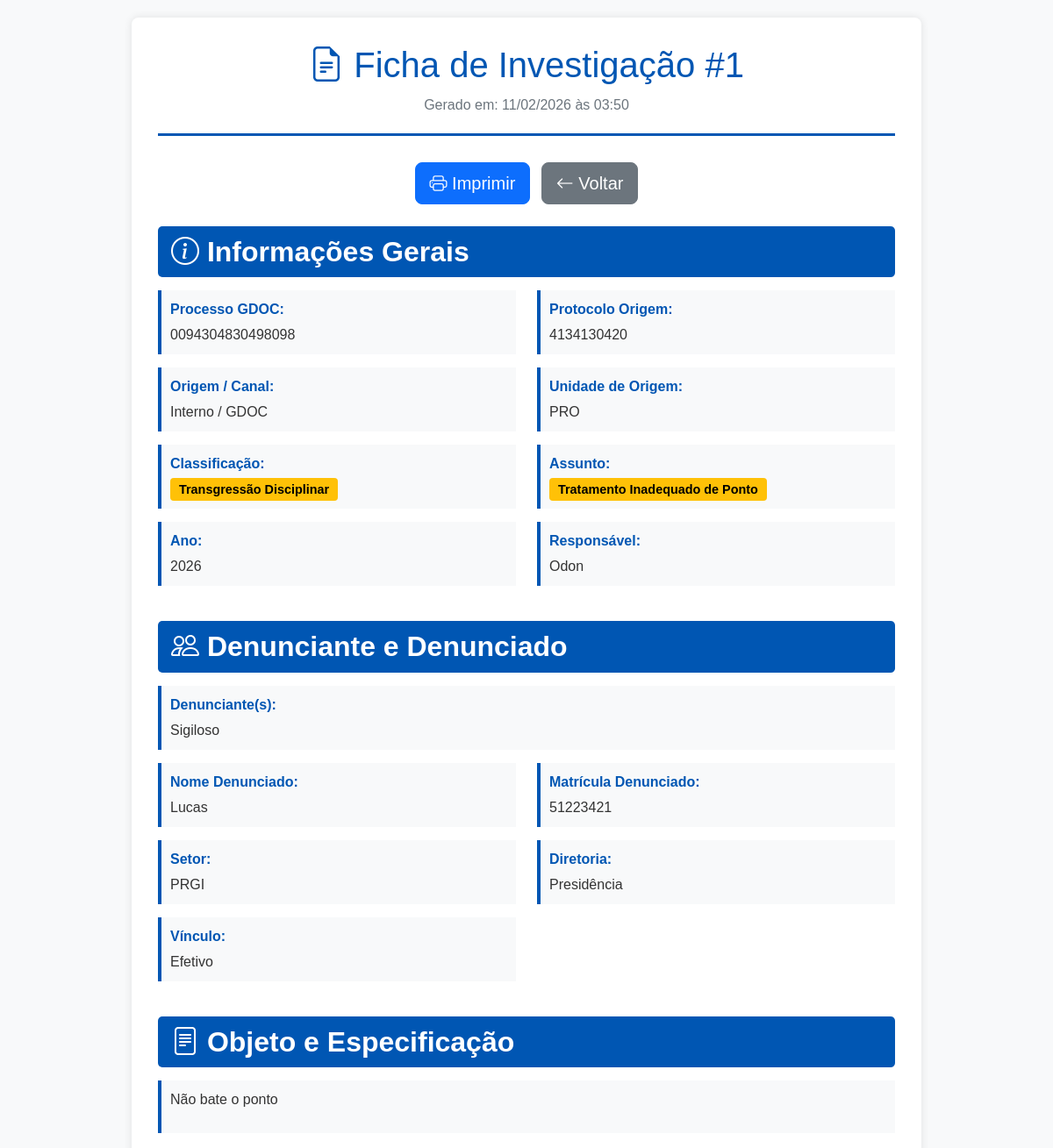
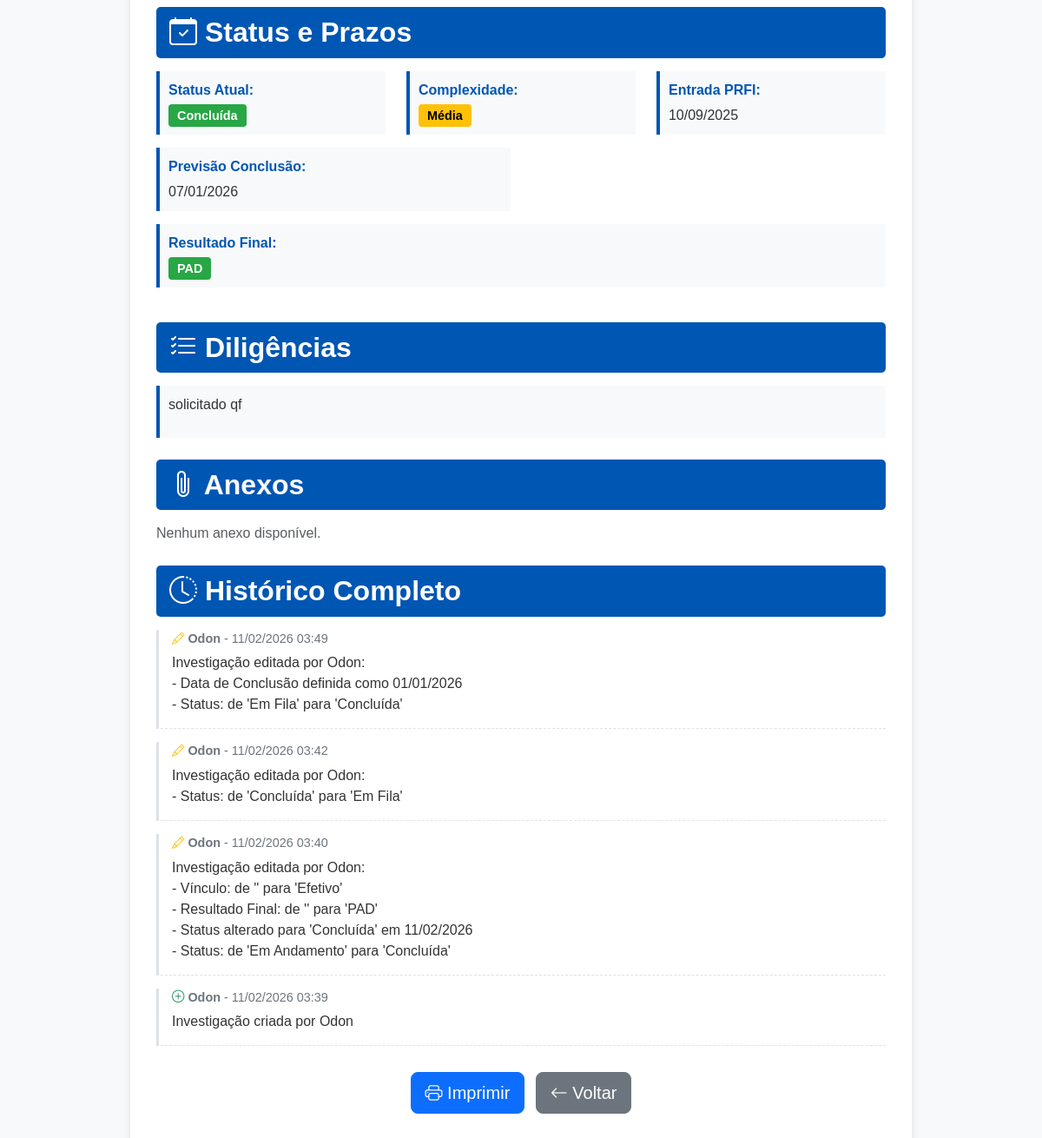
Page /investigacoes/1/imprimir (signed in) on the committed database (2 pictures, top to bottom).
### models.py (models this page shows, shortened)
class Investigacao(db.Model):
    __tablename__ = 'investigacoes'
    id = db.Column(db.Integer, primary_key=True)
    responsavel = db.Column(db.String(100), nullable=False)
    origem = db.Column(db.String(50))
    canal = db.Column(db.String(50))
    protocolo_origem = db.Column(db.String(100))
    admitida_ou_inadmitida = db.Column(db.String(20))
    unidade_origem = db.Column(db.String(100))
    classificacao = db.Column(db.String(100))
    assunto = db.Column(db.String(200))
    processo_gdoc = db.Column(db.String(100))
    ano = db.Column(db.Integer)
    denunciante = db.Column(db.String(200))
    matricula_denunciado = db.Column(db.String(50))
    nome_denunciado = db.Column(db.String(200))
    setor = db.Column(db.String(100))
    diretoria = db.Column(db.String(100))
    vinculo = db.Column(db.String(50))
    objeto_especificacao = db.Column(db.Text)
    diligencias = db.Column(db.Text)
    complexidade = db.Column(db.String(20))
    entrada_prfi = db.Column(db.Date)
    portaria_instauracao = db.Column(db.String(100))
    distribuicao_prfip = db.Column(db.Date)
    distribuicao_prfir = db.Column(db.Date)
    previsao_conclusao = db.Column(db.Date)
    data_conclusao = db.Column(db.Date, nullable=True)  # ✅ NOVO CAMPO ADICIONADO!
    status = db.Column(db.String(50), default='Em Andamento')
    resultado_final = db.Column(db.String(200))
    justificativa = db.Column(db.Text)
    envio_prfi = db.Column(db.Date)
    envio_prf = db.Column(db.Date)
    criado_em = db.Column(db.DateTime, default=datetime.utcnow)
    atualizado_em = db.Column(db.DateTime, default=datetime.utcnow, onupdate=datetime.utcnow)
    historico = db.relationship('HistoricoDiligencia', backref='investigacao', lazy=True, cascade='all, delete-orphan')
    @property
    def dias_restantes(self):
        if self.status == 'Concluída':
            return None  # ✅ NÃO CALCULA PRAZO PARA CONCLUÍDAS!
        if self.previsao_conclusao:
            delta = self.previsao_conclusao - datetime.now().date()
            return delta.days
        return None

class HistoricoDiligencia(db.Model):
    __tablename__ = 'historico_diligencias'
    id = db.Column(db.Integer, primary_key=True)
    investigacao_id = db.Column(db.Integer, db.ForeignKey('investigacoes.id'), nullable=False)
    data = db.Column(db.DateTime, default=datetime.utcnow)
    usuario = db.Column(db.String(100))
    descricao = db.Column(db.Text, nullable=False)
    tipo = db.Column(db.String(50))  # 'diligencia', 'edicao', 'status'

### app.py (the view)
@app.route('/investigacoes/<int:id>/imprimir')
def imprimir_investigacao(id):
    if 'usuario' not in session:
        flash('Você precisa fazer login primeiro!', 'warning')
        return redirect(url_for('login'))
    investigacao = Investigacao.query.get_or_404(id)
    historico = HistoricoDiligencia.query.filter_by(investigacao_id=id).order_by(HistoricoDiligencia.data.desc()).all()
    anexos = Anexo.query.filter_by(investigacao_id=id).order_by(Anexo.data_upload.desc()).all()
    dias_restantes = None
    esta_atrasado = False
    if investigacao.previsao_conclusao and investigacao.status == 'Em Andamento':
        hoje = datetime.now().date()
        dias_restantes = (investigacao.previsao_conclusao - hoje).days
        esta_atrasado = dias_restantes < 0
    return render_template('imprimir_investigacao.html',
                           investigacao=investigacao,
                           historico=historico,
                           anexos=anexos,
                           dias_restantes=dias_restantes,
                           esta_atrasado=esta_atrasado,
                           datetime=datetime)

### templates/imprimir_investigacao.html (shortened to what this page needs)
<!DOCTYPE html>
<html lang="pt-br">
<head>
    <link href="https://cdn.jsdelivr.net/npm/bootstrap@5.3.2/dist/css/bootstrap.min.css" rel="stylesheet">
    <link rel="stylesheet" href="https://cdn.jsdelivr.net/npm/bootstrap-icons@1.11.3/font/bootstrap-icons.min.css">
</head>
<body>
    <div class="container-print">
        <div class="header-print">
            <h1><i class="bi bi-file-earmark-text"></i> Ficha de Investigação #{{ investigacao.id }}</h1>
            <p>Gerado em: {{ datetime.now().strftime('%d/%m/%Y às %H:%M') }}</p>
        </div>
        <div class="text-center no-print btn-print">
            <button onclick="window.print()" class="btn btn-primary btn-lg me-2">
                <i class="bi bi-printer"></i> Imprimir
            </button>
            <a href="{{ url_for('detalhes', id=investigacao.id) }}" class="btn btn-secondary btn-lg">
                <i class="bi bi-arrow-left"></i> Voltar
            </a>
        </div>
        <h2 class="section-title"><i class="bi bi-info-circle"></i> Informações Gerais</h2>
        <div class="row">
            <div class="col-md-6">
                <div class="info-row">
                    <strong>Processo GDOC:</strong>
                    {{ investigacao.processo_gdoc or '-' }}
                </div>
            </div>
            <div class="col-md-6">
                <div class="info-row">
                    <strong>Protocolo Origem:</strong>
                    {{ investigacao.protocolo_origem or '-' }}
                </div>
            </div>
            <div class="col-md-6">
                <div class="info-row">
                    <strong>Origem / Canal:</strong>
                    {{ investigacao.origem or '-' }} / {{ investigacao.canal or '-' }}
                </div>
            </div>
            <div class="col-md-6">
                <div class="info-row">
                    <strong>Unidade de Origem:</strong>
                    {{ investigacao.unidade_origem or '-' }}
                </div>
            </div>
            <div class="col-md-6">
                <div class="info-row">
                    <strong>Classificação:</strong>
                    <span class="badge-custom badge-em-andamento">{{ investigacao.classificacao or '-' }}</span>
                </div>
            </div>
            <div class="col-md-6">
                <div class="info-row">
                    <strong>Assunto:</strong>
                    <span class="badge-custom badge-em-andamento">{{ investigacao.assunto or '-' }}</span>
                </div>
            </div>
            <div class="col-md-6">
                <div class="info-row">
                    <strong>Ano:</strong>
                    {{ investigacao.ano or '-' }}
                </div>
            </div>
            <div class="col-md-6">
                <div class="info-row">
                    <strong>Responsável:</strong>
                    {{ investigacao.responsavel or '-' }}
                </div>
            </div>
        </div>
        <h2 class="section-title"><i class="bi bi-people"></i> Denunciante e Denunciado</h2>
        <div class="row">
            <div class="col-12">
                <div class="info-row">
                    <strong>Denunciante(s):</strong>
                    {{ investigacao.denunciante or '-' }}
                </div>
            </div>
            <div class="col-md-6">
                <div class="info-row">
                    <strong>Nome Denunciado:</strong>
                    {{ investigacao.nome_denunciado or '-' }}
                </div>
            </div>
            <div class="col-md-6">
                <div class="info-row">
                    <strong>Matrícula Denunciado:</strong>
                    {{ investigacao.matricula_denunciado or '-' }}
                </div>
            </div>
            <div class="col-md-6">
                <div class="info-row">
                    <strong>Setor:</strong>
                    {{ investigacao.setor or '-' }}
                </div>
            </div>
            <div class="col-md-6">
                <div class="info-row">
                    <strong>Diretoria:</strong>
                    {{ investigacao.diretoria or '-' }}
                </div>
            </div>
            <div class="col-md-6">
                <div class="info-row">
                    <strong>Vínculo:</strong>
                    {{ investigacao.vinculo or '-' }}
                </div>
            </div>
        </div>
        <h2 class="section-title"><i class="bi bi-file-text"></i> Objeto e Especificação</h2>
        <div class="info-row">
            <p style="white-space: pre-line;">{{ investigacao.objeto_especificacao or 'Não informado.' }}</p>
        </div>
        <h2 class="section-title"><i class="bi bi-calendar-check"></i> Status e Prazos</h2>
        <div class="row">
            <div class="col-md-4">
                <div class="info-row">
                    <strong>Status Atual:</strong>
                    {% if investigacao.status == 'Em Andamento' %}
                        <span class="badge-custom badge-em-andamento">{{ investigacao.status }}</span>
                    {% elif investigacao.status == 'Concluída' %}
                        <span class="badge-custom badge-concluida">{{ investigacao.status }}</span>
                    {% elif investigacao.status == 'Arquivada' %}
                        <span class="badge-custom badge-arquivada">{{ investigacao.status }}</span>
                    {% else %}
                        <span class="badge-custom">{{ investigacao.status or '-' }}</span>
                    {% endif %}
                </div>
            </div>
            <div class="col-md-4">
                <div class="info-row">
                    <strong>Complexidade:</strong>
                    {% if investigacao.complexidade == 'Baixa' %}
                        <span class="badge-custom badge-baixa">{{ investigacao.complexidade }}</span>
                    {% elif investigacao.complexidade == 'Média' %}
                        <span class="badge-custom badge-media">{{ investigacao.complexidade }}</span>
                    {% elif investigacao.complexidade == 'Alta' %}
                        <span class="badge-custom badge-alta">{{ investigacao.complexidade }}</span>
                    {% else %}
                        <span class="badge-custom">{{ investigacao.complexidade or '-' }}</span>
                    {% endif %}
                </div>
            </div>
            <div class="col-md-4">
                <div class="info-row">
                    <strong>Entrada PRFI:</strong>
                    {{ investigacao.entrada_prfi.strftime('%d/%m/%Y') if investigacao.entrada_prfi else '-' }}
                </div>
            </div>
            <div class="col-md-6">
                <div class="info-row">
                    <strong>Previsão Conclusão:</strong>
                    {{ investigacao.previsao_conclusao.strftime('%d/%m/%Y') if investigacao.previsao_conclusao else '-' }}
                </div>
            </div>
            {% if investigacao.resultado_final %}
            <div class="col-12">
                <div class="info-row">
                    <strong>Resultado Final:</strong>
                    <span class="badge-custom badge-concluida">{{ investigacao.resultado_final }}</span>
                </div>
            </div>
            {% endif %}
        </div>
        <h2 class="section-title"><i class="bi bi-list-check"></i> Diligências</h2>
        {% if investigacao.diligencias %}
            <div class="info-row">
                <p style="white-space: pre-line;">{{ investigacao.diligencias }}</p>
            </div>
        {% else %}
            <p class="text-muted">Nenhuma diligência registrada.</p>
        {% endif %}
        <h2 class="section-title"><i class="bi bi-paperclip"></i> Anexos</h2>
        {% if anexos %}
            {% for anexo in anexos %}
            <div class="anexo-item">
                <i class="bi bi-file-earmark"></i>
                <strong>{{ anexo.nome_arquivo }}</strong>
                <small class="text-muted">
                    ({{ (anexo.tamanho_bytes / 1024)|round(2) }} KB) -
                    Upload por {{ anexo.usuario_upload or 'Sistema' }} em {{ anexo.data_upload.strftime('%d/%m/%Y %H:%M') }}
                </small>
            </div>
            {% endfor %}
        {% else %}
            <p class="text-muted">Nenhum anexo disponível.</p>
        {% endif %}
        <h2 class="section-title"><i class="bi bi-clock-history"></i> Histórico Completo</h2>
        {% if historico %}
            {% for item in historico %}
            <div class="historico-item">
                <div class="data-usuario">
                    <strong>
                        {% if item.tipo == 'criacao' %}
                            <i class="bi bi-plus-circle text-success"></i>
                        {% elif item.tipo == 'edicao' %}
                            <i class="bi bi-pencil text-warning"></i>
                        {% elif item.tipo == 'diligencia' %}
                            <i class="bi bi-clipboard-check text-info"></i>
                        {% else %}
                            <i class="bi bi-info-circle text-secondary"></i>
                        {% endif %}
                        {{ item.usuario or 'Sistema' }}
                    </strong>
                    -
                    {{ item.data.strftime('%d/%m/%Y %H:%M') if item.data else '-' }}
                </div>
                <div class="descricao">{{ item.descricao }}</div>
            </div>
            {% endfor %}
        {% else %}
            <p class="text-muted">Nenhum histórico registrado.</p>
        {% endif %}
        <div class="text-center no-print btn-print">
            <button onclick="window.print()" class="btn btn-primary btn-lg me-2">
                <i class="bi bi-printer"></i> Imprimir
            </button>
            <a href="{{ url_for('detalhes', id=investigacao.id) }}" class="btn btn-secondary btn-lg">
                <i class="bi bi-arrow-left"></i> Voltar
            </a>
        </div>
    </div>
</body>
</html>

### templates/imprimir_investigacao.html (style rules this page uses)
body { font-family: 'Arial', sans-serif; margin: 20px; color: #333; background-color: #f8f9fa; }
.container-print { max-width: 900px; margin: 0 auto; padding: 30px; background-color: #fff; box-shadow: 0 0 10px rgba(0,0,0,0.1); border-radius: 8px; }
.header-print { text-align: center; border-bottom: 3px solid #0056b3; padding-bottom: 20px; margin-bottom: 30px; }
.header-print h1 { color: #0056b3; margin-bottom: 10px; }
.header-print p { color: #6c757d; margin: 0; }
.section-title { background-color: #0056b3; color: white; padding: 10px 15px; margin-top: 25px; margin-bottom: 15px; border-radius: 5px; font-weight: bold; }
.info-row { margin-bottom: 15px; padding: 10px; background-color: #f8f9fa; border-left: 4px solid #0056b3; }
.info-row strong { color: #0056b3; display: block; margin-bottom: 5px; }
.badge-custom { padding: 5px 10px; border-radius: 4px; font-size: 0.9em; font-weight: bold; }
.badge-em-andamento { background-color: #ffc107; color: #000; }
.badge-concluida { background-color: #28a745; color: #fff; }
.badge-media { background-color: #ffc107; color: #000; }
.historico-item { border-left: 3px solid #dee2e6; padding-left: 15px; margin-bottom: 15px; padding-bottom: 15px; border-bottom: 1px dashed #dee2e6; }
.historico-item .data-usuario { color: #6c757d; font-size: 0.9em; margin-bottom: 5px; }
.historico-item .descricao { white-space: pre-line; }
.btn-print { margin-top: 30px; margin-bottom: 20px; }

### rows in the picture
Investigacao: id "1", processo_gdoc "0094304830498098", protocolo_origem "4134130420", origem "Interno", canal "GDOC", unidade_origem "PRO", classificacao "Transgressão Disciplinar", assunto "Tratamento Inadequado de Ponto", ano "2026", responsavel "Odon", denunciante "Sigiloso", nome_denunciado "Lucas", matricula_denunciado "51223421", setor "PRGI", diretoria "Presidência", vinculo "Efetivo", objeto_especificacao "Não bate o ponto", status "Concluída", complexidade "Média", entrada_prfi "10/09/2025", previsao_conclusao "07/01/2026", resultado_final "PAD", diligencias "solicitado qf"
HistoricoDiligencia: tipo "edicao" (drawn), usuario "Odon", data "11/02/2026 03:49", descricao "Investigação editada por Odon: - Data de Conclusão definida como 01/01/2026 - Status: de 'Em Fila' para 'Concluída'"
HistoricoDiligencia: tipo "edicao" (drawn), usuario "Odon", data "11/02/2026 03:42", descricao "Investigação editada por Odon: - Status: de 'Concluída' para 'Em Fila'"
HistoricoDiligencia: tipo "edicao" (drawn), usuario "Odon", data "11/02/2026 03:40", descricao "Investigação editada por Odon: - Vínculo: de '' para 'Efetivo' - Resultado Final: de '' para 'PAD' - Status alterado para 'Concluída' em 11/02/2026 - Status: de 'Em Andamento' para 'Concluída'"
HistoricoDiligencia: tipo "criacao" (drawn), usuario "Odon", data "11/02/2026 03:39", descricao "Investigação criada por Odon"
